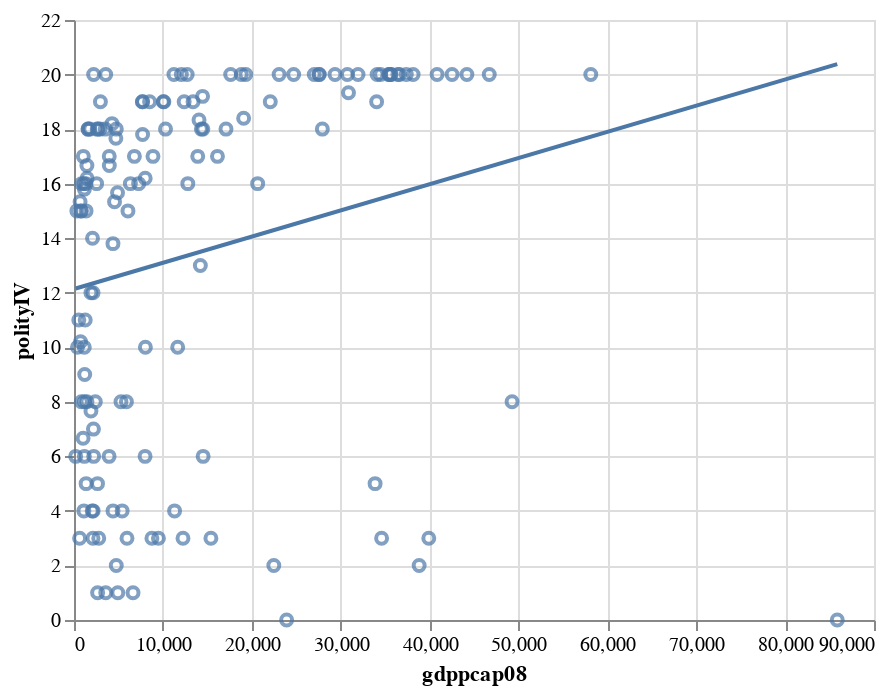

Here is the notebook cell this chart was saved with:
### Markdown cell above
# Exercise 4

### Code cell
fit = base.transform_regression('gdppcap08', 'polityIV').mark_line()
base + fit

### Figure 1 — Vega-Lite specification as saved in the notebook (floating-point values rounded to 4 significant figures; data arrays with more than 128 entries replaced by an {"elided": "..."} marker saying what was removed)
{"config": {"view": {"continuousWidth": 400, "continuousHeight": 300}}, "layer": [{"mark": "point", "encoding": {"x": {"field": "gdppcap08", "type": "quantitative"}, "y": {"field": "polityIV", "type": "quantitative"}}}, {"mark": "line", "encoding": {"x": {"field": "gdppcap08", "type": "quantitative"}, "y": {"field": "polityIV", "type": "quantitative"}}, "transform": [{"on": "gdppcap08", "regression": "polityIV"}]}], "data": {"name": "data-50afffcb03ca16fbefb225cc29275795"}, "$schema": "https://vega.github.io/schema/vega-lite/v4.17.0.json", "datasets": {"data-50afffcb03ca16fbefb225cc29275795": {"elided": "145 records"}}}
